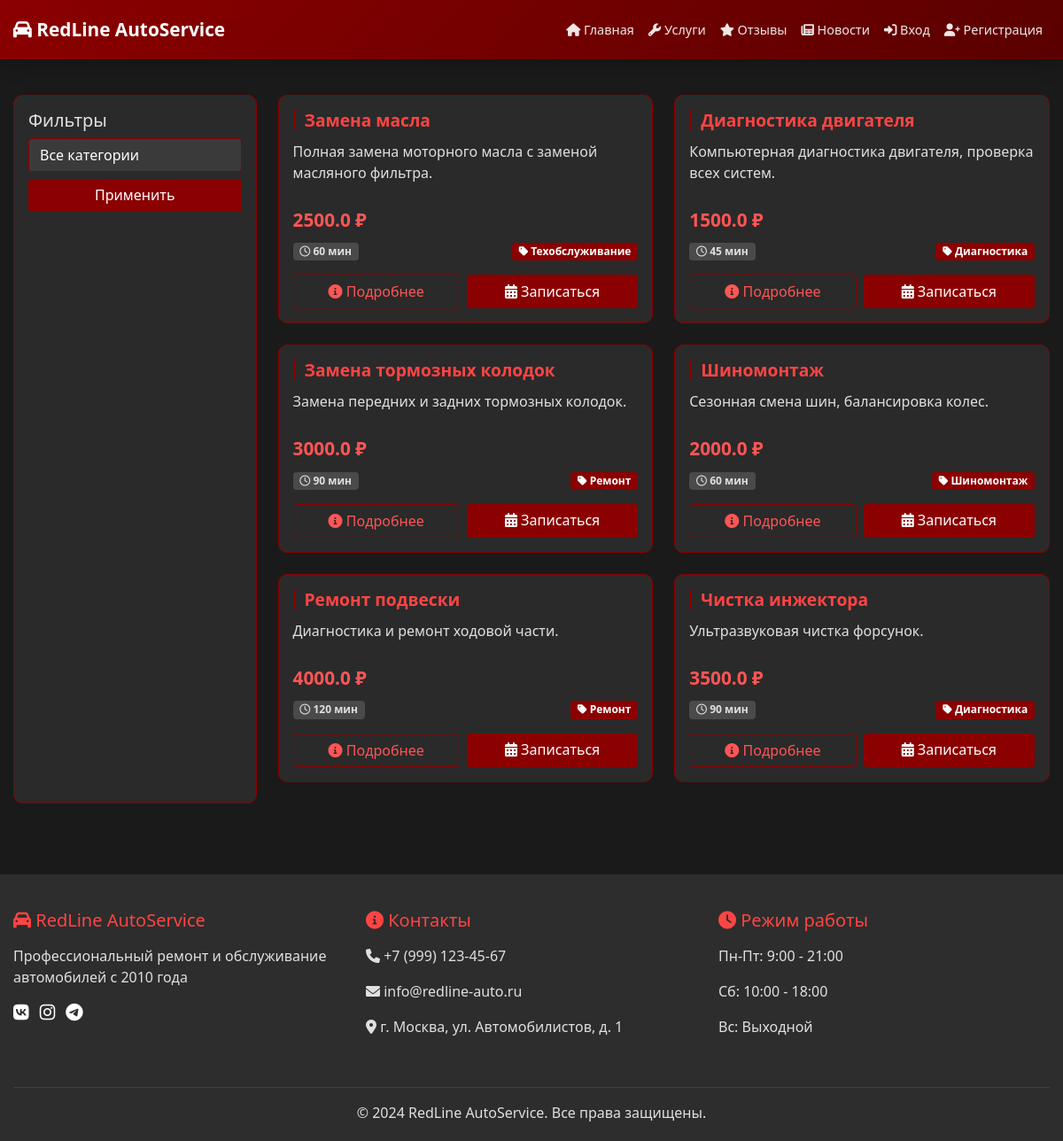
/services, run on the app's committed database.
### app.py (models this page shows)
class Service(db.Model):
    id = db.Column(db.Integer, primary_key=True)
    name = db.Column(db.String(100), nullable=False)
    description = db.Column(db.Text)
    price = db.Column(db.Float, nullable=False)
    duration = db.Column(db.Integer)
    category = db.Column(db.String(50))
    is_active = db.Column(db.Boolean, default=True)
    created_at = db.Column(db.DateTime, default=datetime.utcnow)

### app.py (the view)
@app.route('/services')
def services():
    service_id = request.args.get('id')
    if service_id:
        service = Service.query.get_or_404(service_id)
        return render_template('services.html', service=service, view='detail')
    category = request.args.get('category')
    search = request.args.get('search')
    query = Service.query.filter_by(is_active=True)
    if category:
        query = query.filter_by(category=category)
    if search:
        query = query.filter(Service.name.contains(search) | Service.description.contains(search))
    services = query.all()
    categories = db.session.query(Service.category).distinct().all()
    return render_template('services.html', services=services, categories=categories, view='list')

### templates/services.html (shortened to what this page needs)
{% extends "base.html" %}
{% block content %}
<div class="container mt-4">
    {% if view == 'detail' and service %}
        <div class="row">
            <div class="col-md-8 mx-auto">
                <div class="card">
                    <div class="card-body">
                        <h2 class="card-title text-danger">{{ service.name }}</h2>
                        <p class="card-text">{{ service.description }}</p>
                        <hr>
                        <div class="row">
                            <div class="col-md-6">
                                <p><strong>Цена:</strong> {{ service.price }} руб.</p>
                                <p><strong>Длительность:</strong> {{ service.duration }} мин.</p>
                                <p><strong>Категория:</strong> {{ service.category }}</p>
                            </div>
                            <div class="col-md-6">
                                <a href="{{ url_for('booking', service_id=service.id) }}" class="btn btn-primary btn-lg w-100">
                                    <i class="fas fa-calendar-alt"></i> Записаться
                                </a>
                            </div>
                        </div>
                    </div>
                </div>
                <a href="{{ url_for('services') }}" class="btn btn-outline-primary mt-3">← Назад к услугам</a>
            </div>
        </div>
    {% else %}
        <div class="row">
            <div class="col-md-3">
                <div class="card">
                    <div class="card-body">
                        <h5>Фильтры</h5>
                        <form method="GET">
                            <select name="category" class="form-select mb-2">
                                <option value="">Все категории</option>
                            </select>
                            <button type="submit" class="btn btn-primary w-100">Применить</button>
                        </form>
                    </div>
                </div>
            </div>
            <div class="col-md-9">
                <div class="row row-equal-height">
                    {% for service in services %}
                    <div class="col-md-6 mb-4">
                        <div class="card">
                            <div class="card-body">
                                <h5 class="card-title">{{ service.name }}</h5>
                                <p class="card-text">{{ service.description[:100] }}{% if service.description|length > 100 %}...{% endif %}</p>
                                <div class="service-footer">
                                    <div class="service-price">{{ service.price }} ₽</div>
                                    <div class="d-flex justify-content-between align-items-center mb-2">
                                        <span class="badge bg-secondary"><i class="far fa-clock"></i> {{ service.duration }} мин</span>
                                        <span class="badge bg-danger"><i class="fas fa-tag"></i> {{ service.category }}</span>
                                    </div>
                                    <div class="d-flex gap-2 mt-3">
                                        <a href="{{ url_for('services', id=service.id) }}" class="btn btn-outline-primary flex-grow-1">
                                            <i class="fas fa-info-circle"></i> Подробнее
                                        </a>
                                        <a href="{{ url_for('booking', service_id=service.id) }}" class="btn btn-primary flex-grow-1">
                                            <i class="fas fa-calendar-alt"></i> Записаться
                                        </a>
                                    </div>
                                </div>
                            </div>
                        </div>
                    </div>
                    {% endfor %}
                </div>
            </div>
        </div>
    {% endif %}
</div>
{% endblock %}

### templates/base.html (shortened to what this page needs)
<!DOCTYPE html>
<html lang="ru">
<head>
    <link href="https://cdn.jsdelivr.net/npm/bootstrap@5.1.3/dist/css/bootstrap.min.css" rel="stylesheet">
    <link rel="stylesheet" href="https://cdnjs.cloudflare.com/ajax/libs/font-awesome/6.0.0/css/all.min.css">
    <link rel="stylesheet" href="{{ url_for('static', filename='css/style.css') }}">
</head>
<body>
    <div class="d-flex flex-column min-vh-100">
        <nav class="navbar navbar-expand-lg navbar-dark">
            <div class="container">
                <a class="navbar-brand" href="{{ url_for('index') }}">
                    <i class="fas fa-car"></i> RedLine AutoService
                </a>
                <div class="collapse navbar-collapse" id="navbarNav">
                    <ul class="navbar-nav ms-auto">
                        <li class="nav-item"><a class="nav-link" href="{{ url_for('index') }}"><i class="fas fa-home"></i> Главная</a></li>
                        <li class="nav-item"><a class="nav-link" href="{{ url_for('services') }}"><i class="fas fa-wrench"></i> Услуги</a></li>
                        <li class="nav-item"><a class="nav-link" href="{{ url_for('reviews') }}"><i class="fas fa-star"></i> Отзывы</a></li>
                        <li class="nav-item"><a class="nav-link" href="{{ url_for('news') }}"><i class="fas fa-newspaper"></i> Новости</a></li>
                        {% if session.user_id %}
                            <li class="nav-item"><a class="nav-link" href="{{ url_for('orders') }}"><i class="fas fa-shopping-cart"></i> Мои заказы</a></li>
                            <li class="nav-item"><a class="nav-link" href="{{ url_for('profile') }}"><i class="fas fa-user"></i> Профиль</a></li>
                            {% if session.role == 'admin' %}
                                <li class="nav-item"><a class="nav-link" href="{{ url_for('admin_dashboard') }}"><i class="fas fa-tachometer-alt"></i> Панель администратора</a></li>
                            {% endif %}
                            <li class="nav-item"><a class="nav-link" href="{{ url_for('logout') }}"><i class="fas fa-sign-out-alt"></i> Выход</a></li>
                        {% else %}
                            <li class="nav-item"><a class="nav-link" href="{{ url_for('login') }}"><i class="fas fa-sign-in-alt"></i> Вход</a></li>
                            <li class="nav-item"><a class="nav-link" href="{{ url_for('register') }}"><i class="fas fa-user-plus"></i> Регистрация</a></li>
                        {% endif %}
                    </ul>
                </div>
            </div>
        </nav>
        <main class="flex-grow-1">
            {% block content %}{% endblock %}
        </main>
        <footer class="footer mt-auto">
            <div class="container">
                <div class="row">
                    <div class="col-md-4 mb-4">
                        <h5><i class="fas fa-car"></i> RedLine AutoService</h5>
                        <p>Профессиональный ремонт и обслуживание автомобилей с 2010 года</p>
                        <div class="mt-2">
                            <a href="#" class="text-white me-2"><i class="fab fa-vk fa-lg"></i></a>
                            <a href="#" class="text-white me-2"><i class="fab fa-instagram fa-lg"></i></a>
                            <a href="#" class="text-white"><i class="fab fa-telegram fa-lg"></i></a>
                        </div>
                    </div>
                    <div class="col-md-4 mb-4">
                        <h5><i class="fas fa-info-circle"></i> Контакты</h5>
                        <p><i class="fas fa-phone"></i> +7 (999) 123-45-67</p>
                        <p><i class="fas fa-envelope"></i> info@redline-auto.ru</p>
                        <p><i class="fas fa-map-marker-alt"></i> г. Москва, ул. Автомобилистов, д. 1</p>
                    </div>
                    <div class="col-md-4 mb-4">
                        <h5><i class="fas fa-clock"></i> Режим работы</h5>
                        <p>Пн-Пт: 9:00 - 21:00</p>
                        <p>Сб: 10:00 - 18:00</p>
                        <p>Вс: Выходной</p>
                    </div>
                </div>
                <hr class="bg-secondary">
                <div class="text-center">
                    <p class="mb-0">&copy; 2024 RedLine AutoService. Все права защищены.</p>
                </div>
            </div>
        </footer>
    </div>
</body>
</html>

### static/css/style.css (style rules this page uses)
:root { --primary-red: #8B0000; --dark-red: #5a0000; --black: #1a1a1a; --dark-gray: #2d2d2d; --light-gray: #3a3a3a; --text-light: #e0e0e0; }
* { margin: 0; padding: 0; box-sizing: border-box; }
body { background: var(--black); color: var(--text-light); font-family: 'Segoe UI', Tahoma, Geneva, Verdana, sans-serif; display: flex; flex-direction: column; min-height: 100vh; }
main { flex: 1 0 auto; }
.container { max-width: 1200px; margin: 0 auto; padding: 0 20px; }
.navbar { background: linear-gradient(135deg, var(--primary-red) 0%, var(--dark-red) 100%); box-shadow: 0 4px 20px rgba(0,0,0,0.3); padding: 0.8rem 0; }
.navbar-brand { font-size: 1.3rem; font-weight: bold; color: white !important; }
.navbar-nav .nav-link { color: rgba(255,255,255,0.9) !important; transition: all 0.3s; padding: 0.5rem 0.75rem; font-size: 0.9rem; }
.navbar-nav { flex-direction: row; flex-wrap: wrap; justify-content: flex-end; }
.card { background: #2a2a2a; border: 1px solid var(--primary-red); border-radius: 10px; transition: transform 0.3s, box-shadow 0.3s; height: 100%; display: flex; flex-direction: column; margin-bottom: 1rem; }
.card-body { flex: 1; display: flex; flex-direction: column; padding: 1rem; }
.card-title { color: #ff4444; font-weight: bold; font-size: 1.2rem; margin-bottom: 0.75rem; border-left: 3px solid var(--primary-red); padding-left: 10px; }
.card-text { color: var(--text-light); line-height: 1.5; flex: 1; }
.btn-primary { background: var(--primary-red); border: none; transition: all 0.3s; padding: 0.4rem 1rem; }
.btn-outline-primary { color: #ff5555; border-color: var(--primary-red); }
.form-select { background: var(--light-gray); border: 1px solid var(--primary-red); color: white; }
.footer { background: var(--dark-gray); padding: 40px 0 20px; margin-top: 50px; flex-shrink: 0; }
.footer h5 { color: #ff4444; margin-bottom: 1rem; }
.footer a { color: var(--text-light); text-decoration: none; transition: color 0.3s; }
.row-equal-height { display: flex; flex-wrap: wrap; }
.row-equal-height > [class*='col-'] { display: flex; flex-direction: column; }
.service-price { font-size: 1.3rem; font-weight: bold; color: #ff5555; margin: 10px 0; }
.service-footer { margin-top: auto; }
.badge.bg-secondary { background-color: #4a4a4a !important; color: var(--text-light); }
.badge.bg-danger { background-color: var(--primary-red) !important; color: #ffffff; }
@media (max-width: 1200px) { .container { padding: 0 15px; } }
.footer { background: var(--dark-gray); padding: 40px 0 20px; flex-shrink: 0; }
main { flex: 1 0 auto; margin-bottom: 0; }
.container:last-of-type, .row:last-child, .card:last-child { margin-bottom: 0; }

### templates/base.html (style rules this page uses)
.footer { margin-top: 80px !important; }

### data on the page
Service: name "Замена масла", description "Полная замена моторного масла с заменой масляного фильтра.", price "2500.0", duration "60", category "Техобслуживание"
Service: name "Диагностика двигателя", description "Компьютерная диагностика двигателя, проверка всех систем.", price "1500.0", duration "45", category "Диагностика"
Service: name "Замена тормозных колодок", description "Замена передних и задних тормозных колодок.", price "3000.0", duration "90", category "Ремонт"
Service: name "Шиномонтаж", description "Сезонная смена шин, балансировка колес.", price "2000.0", duration "60", category "Шиномонтаж"
Service: name "Ремонт подвески", description "Диагностика и ремонт ходовой части.", price "4000.0", duration "120", category "Ремонт"
Service: name "Чистка инжектора", description "Ультразвуковая чистка форсунок.", price "3500.0", duration "90", category "Диагностика"
